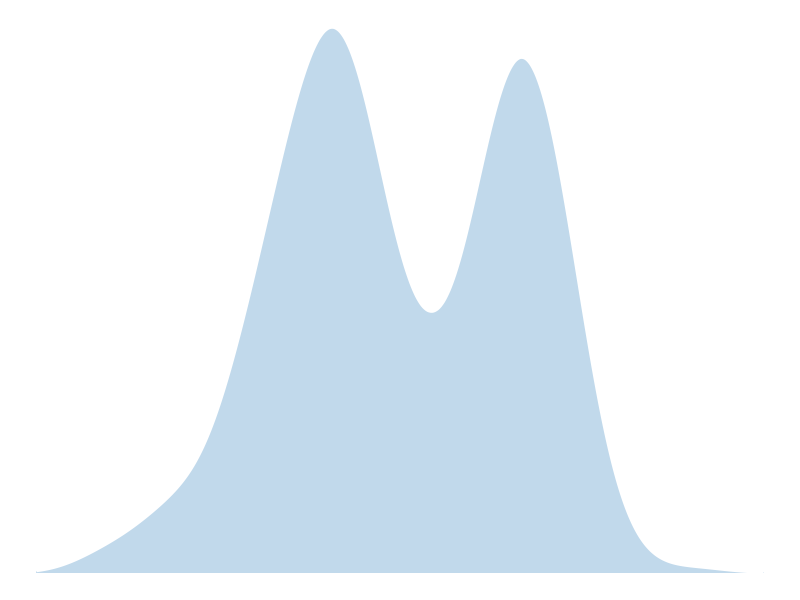
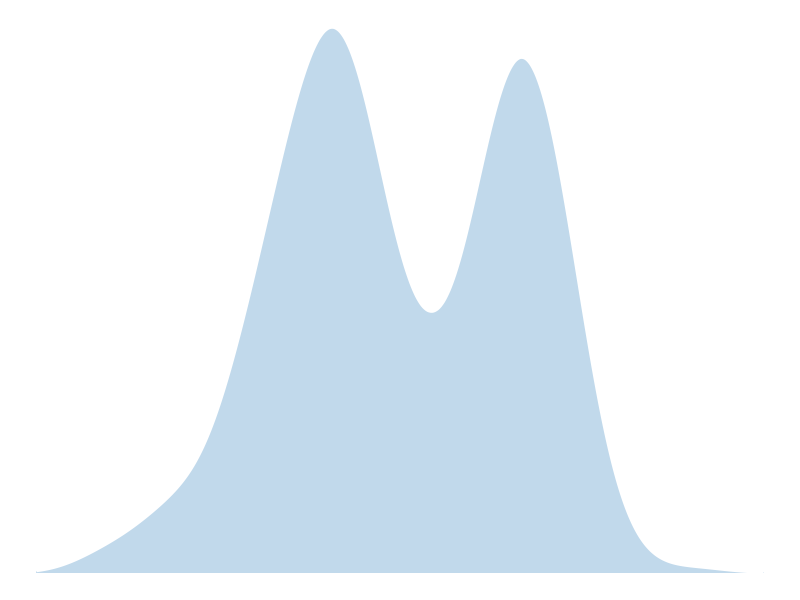

These charts were generated, in order, by the following R code:
## ---- chunk 1
#| include: false
library(ggplot2)

set.seed(42)
n <- 400
p <- 0.6
mu1 <- 0
sigma1 <- 1
nu1 <- 5
mu2 <- 3
sigma2 <- 0.7
nu2 <- 10

comp <- rbinom(n, 1, p)
x <- ifelse(
  comp == 1,
  mu1 + sigma1 * rt(n, df = nu1),
  mu2 + sigma2 * rt(n, df = nu2)
)
df <- data.frame(x = x)

ggplot(df, aes(x = x)) +
  geom_density(fill = "#3182bd", alpha = 0.3, linewidth = 1, color = "white") +
  lims(x = c(-5, 7)) +
  theme_void()

ggsave(here::here("assets", "images", "assignment3.svg"))
